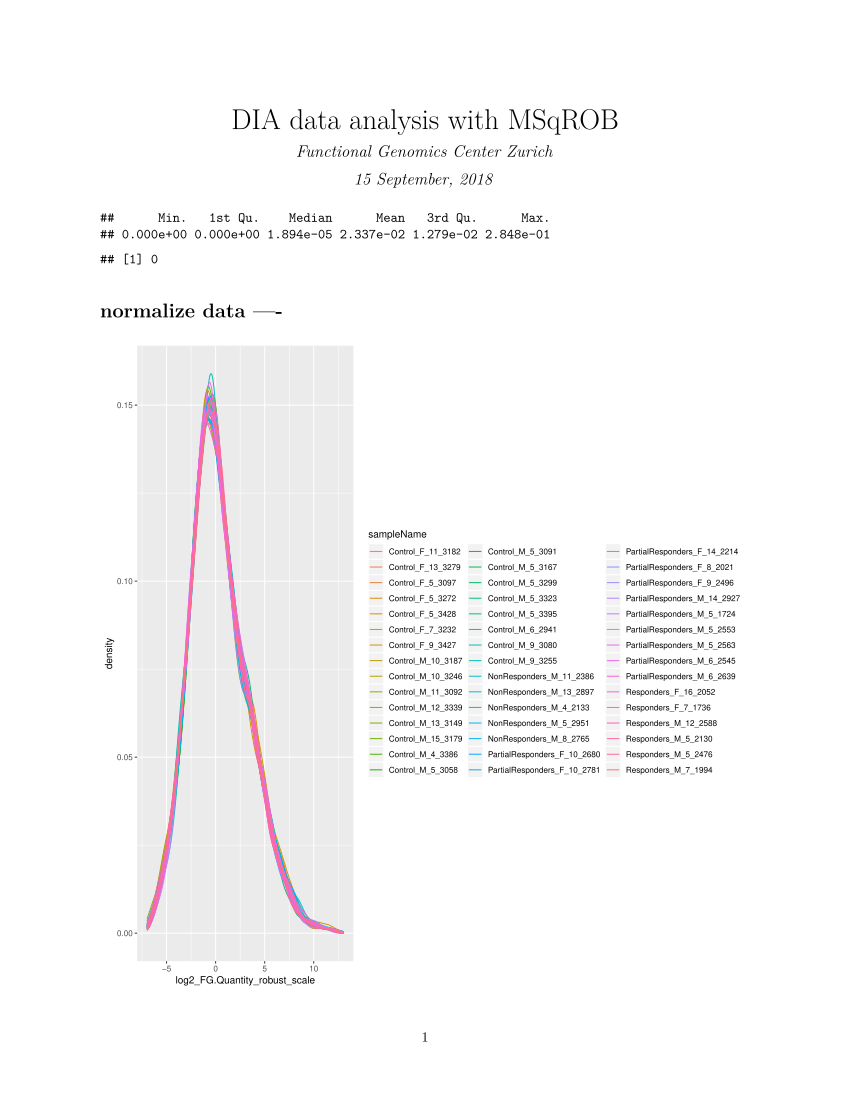

Source code (R):
## ----setup, include=FALSE------------------------------------------------
knitr::opts_chunk$set(
echo = FALSE,
message = FALSE,
warning = FALSE,
fig.width = 10,
fig.height = 10
)


## ------------------------------------------------------------------------
rm(list=ls())
library(tidyverse)
library(readxl)
library(yaml)
library(SRMService)
library(MSqRob)
options(warn=0)

## ------------------------------------------------------------------------
config <- createSpectronautPeptideConfiguration()
config$table$factors[["coding"]] = "coding"
config$table$factors[["sex"]] = "sex"
config$table$factors[["age"]] = "age"
config$table$factors[["Sample_id"]] = "Sample.Name"


PAnnotated <- SRMService::spectronautDIAData250
PAnnotated$Isotope.Label <- "light"
PAnnotated <- PAnnotated %>% dplyr::filter(!grepl("_Decoy$",PG.ProteinAccessions ))
resData <- setup_analysis(PAnnotated, config)

## ------------------------------------------------------------------------
summary(resData$EG.Qvalue[!is.na(resData$FG.Quantity) ])

resData <- removeLarge_Q_Values(resData, config)
resData <- remove_small_intensities(resData, config,threshold = 100)

sum(is.na(select(resData, config$table$getWorkIntensity())))
resDataLog <- transform_work_intensity(resData,config, transformation = log2)

## ------------------------------------------------------------------------
resDataLog <- applyToIntensityMatrix(resDataLog, config, robust_scale)


ggplot(resDataLog, aes_string(x = config$table$getWorkIntensity(), colour = config$table$sampleName )) +
  geom_line(stat="density")
head(resDataLog$coding)

first20 <- unique(resDataLog$protein_Id)[1:20]
resDataLog20 <-resDataLog %>% dplyr::filter(protein_Id %in% first20)

proteins <- MSqRob::df2protdata(data.frame(resDataLog20),
                                acc_col = config$table$hierarchyKeys()[1],
                                run_name = config$table$fileName,
                                quant_cols = config$table$getWorkIntensity(),
                                annotations = NULL)

## ------------------------------------------------------------------------
fixed <- c("coding")
#Random effects, for label-free data, it is best to always keep "Sequence"
random <- c("precursor_Id","R.FileName" )

## ------------------------------------------------------------------------
save_model <- TRUE #Alternative: save_model <- FALSE

#To which folder do you want to export the Excel file(s) and the saved model file (if you chose to do so)? Please do not use a trailing "/" here!
export_folder <- "./tmp/"

#Construct the contrast matrix L for testing on the fold changes of interest (i.e. our research hypotheses)
L <- makeContrast(contrasts=c("codingPartialResponders - codingResponders",
                              "codingResponders - codingControl"),
                  levels=c("codingResponders","codingPartialResponders","codingControl", "codingNonResponders"))

## ------------------------------------------------------------------------
FDRlevel=0.05

#Fit the models
models <- fit.model(protdata=proteins, response="quant_value", fixed=fixed, random=random)

#Test the appropriate research hypotheses
results <- test.contrast_adjust(models, L)


names(results)[1]
for(i in 1:length(results)){
  tmp <- quantable::matrix_to_tibble(results[[i]])
  tmp$contrast <- names(results)[i]
  results[[i]] <- tmp
}

## ------------------------------------------------------------------------
allContrasts <- bind_rows(results)
#write.csv(results,file=file.path(outdir,"MSqRobSignificances.tsv"))
library(quantable)

#pdf(file.path(outdir,"MSqRob_pValue_Volcano.pdf"))
quantable::multigroupVolcano(allContrasts,effect = "estimate", type="pval", condition="contrast",xintercept = c(-1,1),label = )
#dev.off()

#pdf(file.path(outdir,"MSqRob_qValue_Volcano.pdf"))
quantable::multigroupVolcano(allContrasts,effect = "estimate", type="qval", condition="contrast",xintercept = c(-1,1),label = )
#dev.off()
